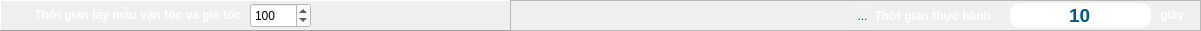
   <widget class="QFrame" name="frame_toolSetup">
    <property name="geometry">
     <rect>
      <x>0</x>
      <y>580</y>
      <width>1201</width>
      <height>31</height>
     </rect>
    </property>
    <property name="styleSheet">
     <string notr="true">QFrame#frame_toolSetup{
	background-color: rgb(25, 149, 173);
    /*background-color: rgb(3, 87, 123);;*/
}</string>
    </property>
    <property name="frameShape">
     <enum>QFrame::Panel</enum>
    </property>
    <property name="frameShadow">
     <enum>QFrame::Raised</enum>
    </property>
    <widget class="QFrame" name="frame_practiceTime">
     <property name="geometry">
      <rect>
       <x>510</x>
       <y>0</y>
       <width>691</width>
       <height>31</height>
      </rect>
     </property>
     <property name="frameShape">
      <enum>QFrame::StyledPanel</enum>
     </property>
     <property name="frameShadow">
      <enum>QFrame::Raised</enum>
     </property>
     <widget class="QLabel" name="label_3">
      <property name="geometry">
       <rect>
        <x>650</x>
        <y>7</y>
        <width>31</width>
        <height>16</height>
       </rect>
      </property>
      <property name="font">
       <font>
        <pointsize>9</pointsize>
        <bold>true</bold>
       </font>
      </property>
      <property name="styleSheet">
       <string notr="true">color: rgb(255, 255, 255);</string>
      </property>
      <property name="text">
       <string>giây</string>
      </property>
     </widget>
     <widget class="QToolButton" name="toolButton_toolSampleTime_3">
      <property name="geometry">
       <rect>
        <x>340</x>
        <y>3</y>
        <width>25</width>
        <height>25</height>
       </rect>
      </property>
      <property name="toolTip">
       <string>Đồ thị đường cong</string>
      </property>
      <property name="styleSheet">
       <string notr="true">QToolButton{
color: rgb(2, 87, 122);
background-color: rgb(240, 240, 240);
border-color: rgb(210, 210, 210);
border-style: outset;
border-width: 0px;
border-radius: 5px;
}
QToolButton:hover{
border-width: 0px;
background-color: rgb(25, 149, 173);
color: rgb(255, 255, 255);
}</string>
      </property>
      <property name="text">
       <string>...</string>
      </property>
      <property name="icon">
       <iconset resource="../../../chart.qrc">
        <normaloff>:/icon/chart/iconPracticeTime_On.jpg</normaloff>:/icon/chart/iconPracticeTime_On.jpg</iconset>
      </property>
      <property name="iconSize">
       <size>
        <width>30</width>
        <height>30</height>
       </size>
      </property>
      <property name="autoRaise">
       <bool>true</bool>
      </property>
     </widget>
     <widget class="QLabel" name="label_timePlay">
      <property name="geometry">
       <rect>
        <x>340</x>
        <y>6</y>
        <width>141</width>
        <height>20</height>
       </rect>
      </property>
      <property name="font">
       <font>
        <pointsize>9</pointsize>
        <bold>true</bold>
       </font>
      </property>
      <property name="layoutDirection">
       <enum>Qt::RightToLeft</enum>
      </property>
      <property name="styleSheet">
       <string notr="true">color: rgb(255, 255, 255);</string>
      </property>
      <property name="text">
       <string>Thời gian thực hành</string>
      </property>
      <property name="alignment">
       <set>Qt::AlignRight|Qt::AlignTrailing|Qt::AlignVCenter</set>
      </property>
     </widget>
     <widget class="QLineEdit" name="lineEdit_playTime">
      <property name="geometry">
       <rect>
        <x>500</x>
        <y>3</y>
        <width>141</width>
        <height>25</height>
       </rect>
      </property>
      <property name="font">
       <font>
        <pointsize>14</pointsize>
        <bold>true</bold>
       </font>
      </property>
      <property name="toolTip">
       <string>Cài đặt thời gian thực hành</string>
      </property>
      <property name="styleSheet">
       <string notr="true">QLineEdit{
color: rgb(3, 87, 123);
background-color: rgb(255, 255, 255);
border: none;
border-style: outset;
border-width: 0px;
border-radius: 10px;
}</string>
      </property>
      <property name="text">
       <string>10</string>
      </property>
      <property name="maxLength">
       <number>10</number>
      </property>
      <property name="alignment">
       <set>Qt::AlignCenter</set>
      </property>
     </widget>
    </widget>
    <widget class="QLabel" name="label_timePlay_2">
     <property name="geometry">
      <rect>
       <x>10</x>
       <y>5</y>
       <width>231</width>
       <height>20</height>
      </rect>
     </property>
     <property name="font">
      <font>
       <pointsize>9</pointsize>
       <bold>true</bold>
      </font>
     </property>
     <property name="layoutDirection">
      <enum>Qt::RightToLeft</enum>
     </property>
     <property name="styleSheet">
      <string notr="true">color: rgb(255, 255, 255);</string>
     </property>
     <property name="text">
      <string>Thời gian lấy mẫu vận tốc và gia tốc</string>
     </property>
     <property name="alignment">
      <set>Qt::AlignRight|Qt::AlignTrailing|Qt::AlignVCenter</set>
     </property>
    </widget>
    <widget class="QSpinBox" name="spinBox_sampleTimeSpeed">
     <property name="geometry">
      <rect>
       <x>250</x>
       <y>3</y>
       <width>61</width>
       <height>25</height>
      </rect>
     </property>
     <property name="toolTip">
      <string>Độ dày bút vẽ</string>
     </property>
     <property name="styleSheet">
      <string notr="true">background-color: rgb(255, 255, 255);</string>
     </property>
     <property name="minimum">
      <number>10</number>
     </property>
     <property name="maximum">
      <number>1000</number>
     </property>
     <property name="value">
      <number>100</number>
     </property>
    </widget>
   </widget>
